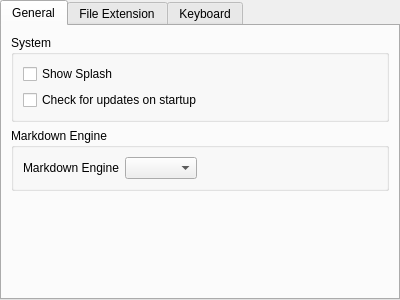
<?xml version="1.0" encoding="UTF-8"?>
<ui version="4.0">
 <class>EnvPage</class>
 <widget class="QTabWidget" name="EnvPage">
  <property name="geometry">
   <rect>
    <x>0</x>
    <y>0</y>
    <width>400</width>
    <height>300</height>
   </rect>
  </property>
  <property name="windowTitle">
   <string>EnvConfig</string>
  </property>
  <property name="currentIndex">
   <number>0</number>
  </property>
  <widget class="QWidget" name="general">
   <attribute name="title">
    <string>General</string>
   </attribute>
   <layout class="QVBoxLayout" name="verticalLayout">
    <item>
     <widget class="QGroupBox" name="system">
      <property name="title">
       <string>System</string>
      </property>
      <layout class="QVBoxLayout" name="verticalLayout_2">
       <item>
        <layout class="QHBoxLayout" name="horizontalLayout">
         <item>
          <widget class="QCheckBox" name="showSplashCheckBox">
           <property name="text">
            <string>Show Splash</string>
           </property>
          </widget>
         </item>
         <item>
          <spacer name="horizontalSpacer">
           <property name="orientation">
            <enum>Qt::Horizontal</enum>
           </property>
           <property name="sizeHint" stdset="0">
            <size>
             <width>40</width>
             <height>20</height>
            </size>
           </property>
          </spacer>
         </item>
        </layout>
       </item>
       <item>
        <layout class="QHBoxLayout" name="horizontalLayout_2">
         <item>
          <widget class="QCheckBox" name="checkUpdatesCheckBox">
           <property name="text">
            <string>Check for updates on startup</string>
           </property>
          </widget>
         </item>
         <item>
          <spacer name="horizontalSpacer_2">
           <property name="orientation">
            <enum>Qt::Horizontal</enum>
           </property>
           <property name="sizeHint" stdset="0">
            <size>
             <width>40</width>
             <height>20</height>
            </size>
           </property>
          </spacer>
         </item>
        </layout>
       </item>
      </layout>
     </widget>
    </item>
    <item>
     <widget class="QGroupBox" name="groupBox">
      <property name="title">
       <string>Markdown Engine</string>
      </property>
      <layout class="QVBoxLayout" name="verticalLayout_5">
       <item>
        <layout class="QHBoxLayout" name="horizontalLayout_3">
         <item>
          <widget class="QLabel" name="label_4">
           <property name="text">
            <string>Markdown Engine</string>
           </property>
          </widget>
         </item>
         <item>
          <widget class="QComboBox" name="markdownEngineComboBox"/>
         </item>
         <item>
          <spacer name="horizontalSpacer_3">
           <property name="orientation">
            <enum>Qt::Horizontal</enum>
           </property>
           <property name="sizeHint" stdset="0">
            <size>
             <width>40</width>
             <height>20</height>
            </size>
           </property>
          </spacer>
         </item>
        </layout>
       </item>
      </layout>
     </widget>
    </item>
    <item>
     <spacer name="verticalSpacer">
      <property name="orientation">
       <enum>Qt::Vertical</enum>
      </property>
      <property name="sizeHint" stdset="0">
       <size>
        <width>20</width>
        <height>40</height>
       </size>
      </property>
     </spacer>
    </item>
   </layout>
  </widget>
  <widget class="QWidget" name="extension">
   <attribute name="title">
    <string>File Extension</string>
   </attribute>
   <layout class="QHBoxLayout" name="horizontalLayout_5">
    <item>
     <layout class="QVBoxLayout" name="verticalLayout_4">
      <item>
       <widget class="QLabel" name="label_2">
        <property name="text">
         <string>FileType:</string>
        </property>
       </widget>
      </item>
      <item>
       <widget class="QListWidget" name="fileTypeListWidget">
        <property name="sizePolicy">
         <sizepolicy hsizetype="Maximum" vsizetype="Expanding">
          <horstretch>0</horstretch>
          <verstretch>0</verstretch>
         </sizepolicy>
        </property>
        <property name="minimumSize">
         <size>
          <width>100</width>
          <height>0</height>
         </size>
        </property>
        <property name="maximumSize">
         <size>
          <width>100</width>
          <height>16777215</height>
         </size>
        </property>
       </widget>
      </item>
     </layout>
    </item>
    <item>
     <layout class="QVBoxLayout" name="verticalLayout_3">
      <item>
       <widget class="QLabel" name="label_3">
        <property name="text">
         <string>Extension:</string>
        </property>
       </widget>
      </item>
      <item>
       <widget class="QListWidget" name="extensionListWidget"/>
      </item>
      <item>
       <layout class="QHBoxLayout" name="horizontalLayout_4">
        <item>
         <widget class="QLabel" name="label">
          <property name="text">
           <string>Add New:</string>
          </property>
         </widget>
        </item>
        <item>
         <widget class="QLineEdit" name="newExtensionLineEdit"/>
        </item>
        <item>
         <widget class="QToolButton" name="addToolButton">
          <property name="toolTip">
           <string>Add</string>
          </property>
          <property name="text">
           <string>Add</string>
          </property>
          <property name="icon">
           <iconset resource="../../res/MdCharm.qrc">
            <normaloff>:/conf/add.png</normaloff>:/conf/add.png</iconset>
          </property>
         </widget>
        </item>
        <item>
         <widget class="QToolButton" name="deleteToolButton">
          <property name="toolTip">
           <string>Delete</string>
          </property>
          <property name="text">
           <string>Delete</string>
          </property>
          <property name="icon">
           <iconset resource="../../res/MdCharm.qrc">
            <normaloff>:/conf/delete.png</normaloff>:/conf/delete.png</iconset>
          </property>
         </widget>
        </item>
       </layout>
      </item>
     </layout>
    </item>
   </layout>
  </widget>
  <widget class="QWidget" name="tab">
   <attribute name="title">
    <string>Keyboard</string>
   </attribute>
   <layout class="QVBoxLayout" name="keyboardVerticalLayout">
    <item>
     <widget class="QTableView" name="shortcutTableView">
      <property name="editTriggers">
       <set>QAbstractItemView::NoEditTriggers</set>
      </property>
      <property name="selectionBehavior">
       <enum>QAbstractItemView::SelectRows</enum>
      </property>
     </widget>
    </item>
   </layout>
  </widget>
 </widget>
 <resources>
  <include location="../../res/MdCharm.qrc"/>
 </resources>
 <connections/>
</ui>
